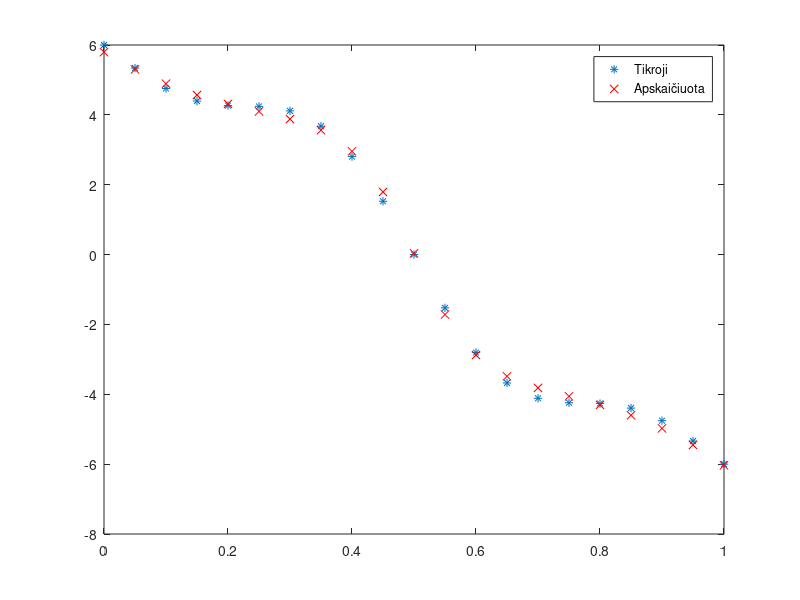

Here is the MATLAB script that generated this plot:
close all
clear
clc
% 1. Duomenų paruošimas
X = 0:0.05:1;
% for H = 1:19
% for K = 1:19
Y = -sin(4*pi*X) + 6 * cos(pi*X);
step = 0.1;
n = 8; % neuronu skaicius
w = randn(n,2);
b = randn(n,2);
v = zeros(n,2);
y = zeros(n,1);
delta = zeros(6,2);
y_apskaiciuota = zeros(1,length(X));
for k = 1:1000
    for j = 1:length(X)
        % 1 sluosknis
        for i = 1:n
            v(i,1) = X(j) * w(i,1) + b(i,1);
            %y(i) = 1/(1+exp(-v(i,1)));
            y(i) = (exp(v(i,1))-exp(-v(i,1)))/(exp(v(i,1))+exp(-v(i,1)));
        end
        % 2 sluosknis
        v(1,2) = sum(w(:,2)'.*y') + b(1,2);
        y_apskaiciuota(j) = v(1,2);
        e = Y(j) - y_apskaiciuota(j);
        % Koeficientu atnaujinimas
        delta_out = e;
        b(1,2) = b(1,2) + step*delta_out;
        for i = 1:n
            %delta = y(i)*(1 - y(i))*(delta_out*w(i,2));
            delta = (1-y(i)^2)*(delta_out*w(i,2));
            w(i,2) = w(i,2) + step*delta_out*y(i);
            w(i,1) = w(i,1) + step*delta*X(j);
            b(i,1) = b(i,1) + step*delta;
        end
    end
end


for j = 1:length(X)
    v(1,2) = 0;
    for i = 1:n
        v(i,1) = X(j) * w(i,1) + b(i,1);
        y(i) = (exp(v(i,1))-exp(-v(i,1)))/(exp(v(i,1))+exp(-v(i,1)));
    end
    v(1,2) = sum(w(:,2)'.*y') + b(1,2);
    y_apskaiciuota(j) = v(1,2);
end
figure
plot(X,Y, '*',X, y_apskaiciuota, 'rx')
legend('Tikroji',"Apskaičiuota")
